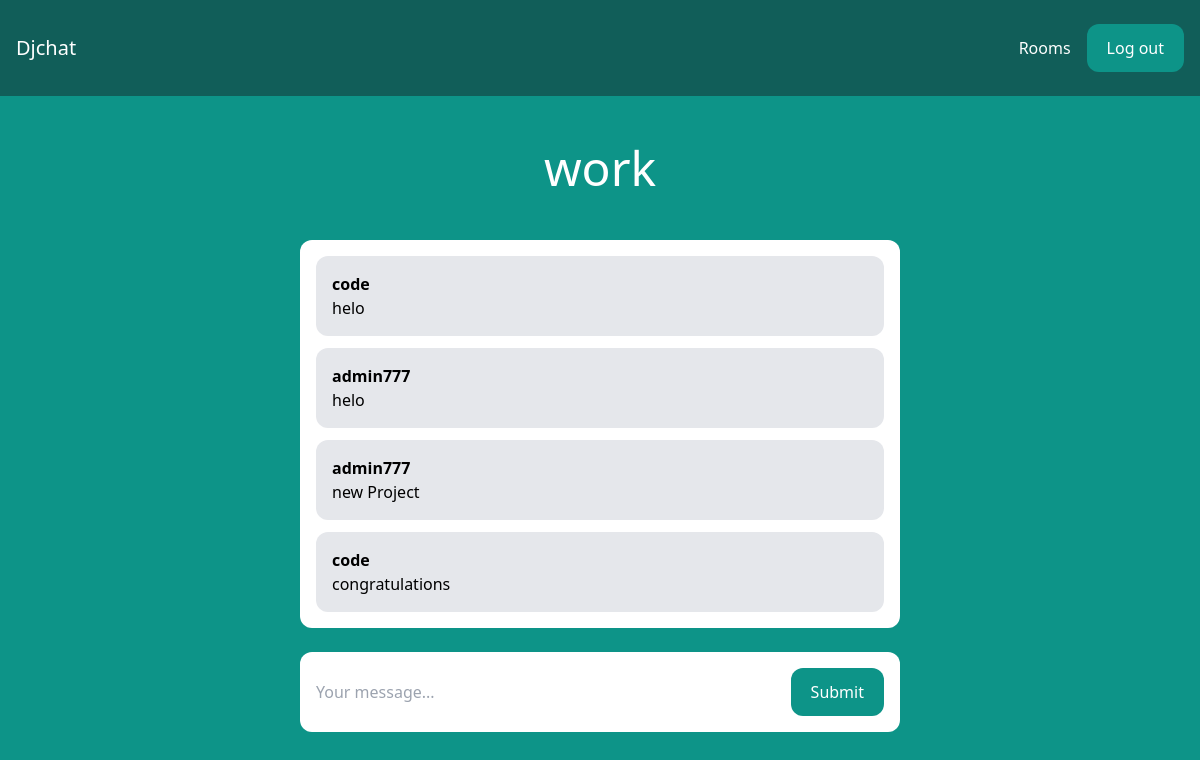
The page /rooms/work/ (signed in) on the database as committed earlier.
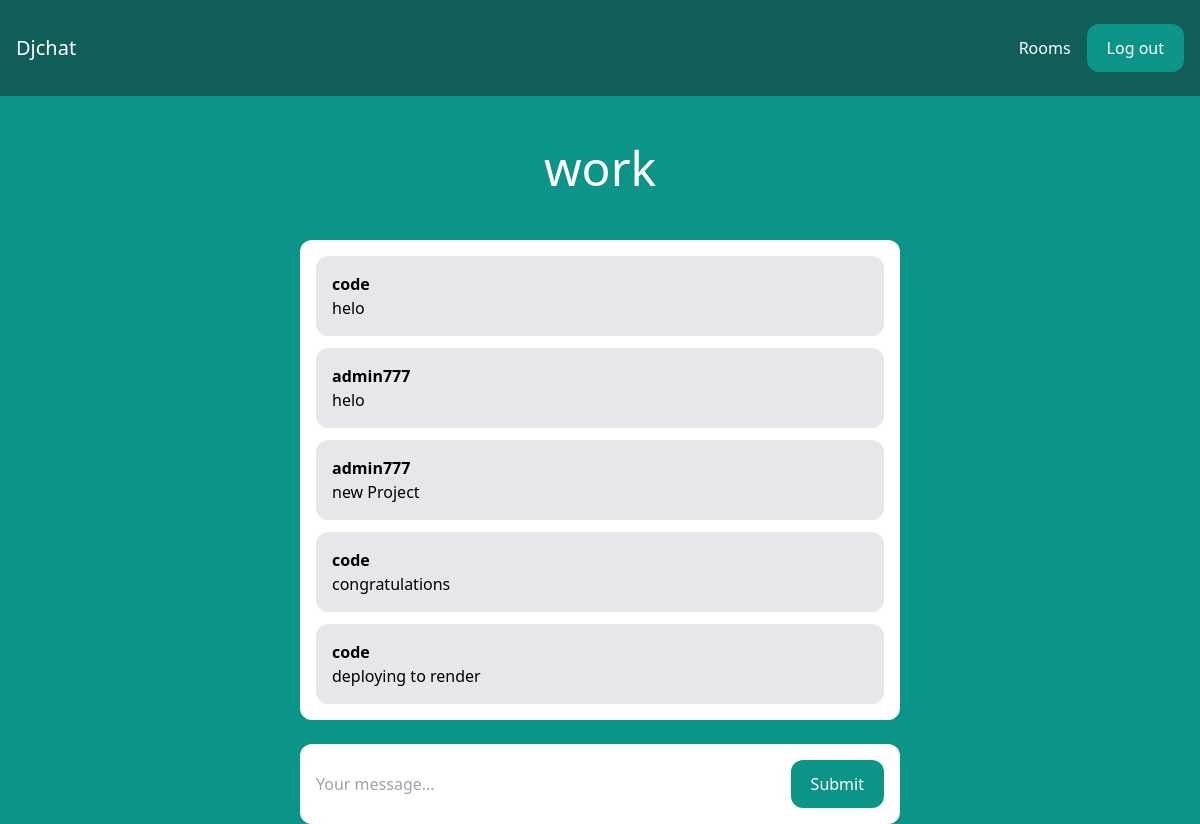
The same page on the database as committed later.
### rooms/models.py (models this page shows)
class Message(models.Model):
    room = models.ForeignKey(Room, related_name='messages', on_delete=models.CASCADE)
    user = models.ForeignKey(User, related_name='messages', on_delete=models.CASCADE)
    content = models.TextField()
    date_added = models.DateTimeField(auto_now_add=True)
    class Meta:
        ordering = ('date_added',)

### rooms/views.py (the view)
# urls.py: path('<slug:slug>/', views.room, name='room'),
@login_required
def room(req, slug):
    room = Room.objects.get(slug=slug)
    messages = Message.objects.filter(room = room)[0:25]
    return render(req, 'room.html', {'room': room, 'messages':messages})

### rooms/templates/room.html (shortened to what this page needs)
{% extends 'base.html' %}
{% block content %}
  <div class="p-6 lg:p-12 text-center">
    <h2 class="text-3xl lg:text-5xl text-white">{{room.name}}</h2>
  </div>
  <div class="lg:w-2/4 mx-4 lg:mx-auto p-4 bg-white rounded-xl">
    <div class="chat-messages space-y-3" id="chat-messages">
      {% for message in messages%}
          <div class="p-4 bg-gray-200 rounded-xl">
          <p class="font-semibold"> {{message.user.username}} </p>
          <p> {{ message.content}}</p>
          </div>
      {%endfor%}
    </div>
  </div>
<div class="lg:w-2/4 mt-6 mx-4 lg:mx-auto p-4 bg-white rounded-xl">
    <form class="flex" onsubmit="return false;">
        <input type="text" name="content" class="flex-1 mr-3 " placeholder="Your message..." id="chat-messages-input">
        <button class=" px-5 py-3 rounded-xl text-white  bg-teal-600 hover:bg-teal-700" id="chat-messages-submit">Submit</button>
    </form>
</div>
{% endblock %}

Rows that differ between the two databases and show on the page:
added Message: user.username "code", content "deploying to render"
